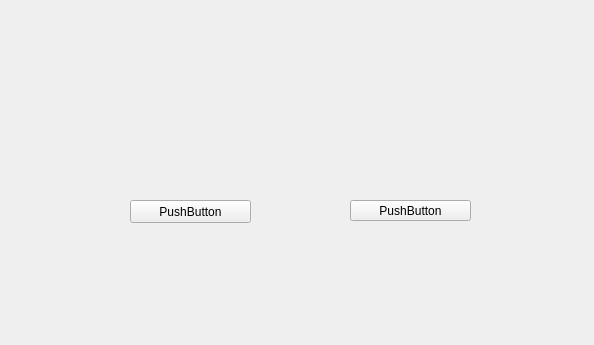
<?xml version="1.0" encoding="UTF-8"?>
<ui version="4.0">
 <class>MainWindow</class>
 <widget class="QMainWindow" name="MainWindow">
  <property name="geometry">
   <rect>
    <x>0</x>
    <y>0</y>
    <width>594</width>
    <height>345</height>
   </rect>
  </property>
  <property name="windowTitle">
   <string>MainWindow</string>
  </property>
  <widget class="QWidget" name="centralWidget">
   <widget class="QPushButton" name="pushButton">
    <property name="geometry">
     <rect>
      <x>130</x>
      <y>200</y>
      <width>121</width>
      <height>23</height>
     </rect>
    </property>
    <property name="maximumSize">
     <size>
      <width>16777215</width>
      <height>23</height>
     </size>
    </property>
    <property name="text">
     <string>PushButton</string>
    </property>
   </widget>
   <widget class="QPushButton" name="pushButton_2">
    <property name="geometry">
     <rect>
      <x>350</x>
      <y>200</y>
      <width>121</width>
      <height>21</height>
     </rect>
    </property>
    <property name="text">
     <string>PushButton</string>
    </property>
   </widget>
   <widget class="QLabel" name="label">
    <property name="geometry">
     <rect>
      <x>0</x>
      <y>0</y>
      <width>601</width>
      <height>361</height>
     </rect>
    </property>
    <property name="text">
     <string/>
    </property>
    <property name="pixmap">
     <pixmap>../../Desktop/73690cacb7031cfba94a0febf11b7a63d4d30832dcfe0bd91e38b739f6fb9517.jpg</pixmap>
    </property>
   </widget>
   <zorder>label</zorder>
   <zorder>pushButton</zorder>
   <zorder>pushButton_2</zorder>
  </widget>
 </widget>
 <layoutdefault spacing="6" margin="11"/>
 <resources/>
 <connections>
  <connection>
   <sender>pushButton_2</sender>
   <signal>clicked()</signal>
   <receiver>MainWindow</receiver>
   <slot>close()</slot>
   <hints>
    <hint type="sourcelabel">
     <x>397</x>
     <y>276</y>
    </hint>
    <hint type="destinationlabel">
     <x>325</x>
     <y>244</y>
    </hint>
   </hints>
  </connection>
 </connections>
</ui>
